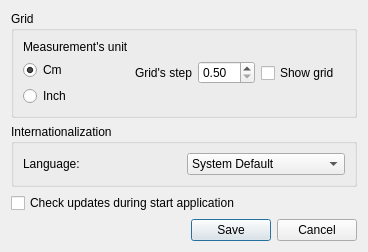
<?xml version="1.0" encoding="UTF-8"?>
<ui version="4.0">
 <class>SettingDlg</class>
 <widget class="QDialog" name="SettingDlg">
  <property name="geometry">
   <rect>
    <x>0</x>
    <y>0</y>
    <width>368</width>
    <height>228</height>
   </rect>
  </property>
  <property name="windowTitle">
   <string>Settings</string>
  </property>
  <property name="windowIcon">
   <iconset resource="images.qrc">
    <normaloff>:/new/prefix1/images/setting.png</normaloff>:/new/prefix1/images/setting.png</iconset>
  </property>
  <layout class="QVBoxLayout" name="verticalLayout">
   <item>
    <widget class="QGroupBox" name="groupBox">
     <property name="title">
      <string>Grid</string>
     </property>
     <layout class="QHBoxLayout" name="horizontalLayout_3">
      <item>
       <layout class="QVBoxLayout" name="verticalLayout_2">
        <item>
         <widget class="QLabel" name="label_2">
          <property name="text">
           <string>Measurement's unit</string>
          </property>
         </widget>
        </item>
        <item>
         <widget class="QRadioButton" name="rbCm">
          <property name="enabled">
           <bool>true</bool>
          </property>
          <property name="text">
           <string>Cm</string>
          </property>
          <property name="checked">
           <bool>true</bool>
          </property>
         </widget>
        </item>
        <item>
         <widget class="QRadioButton" name="rbInch">
          <property name="enabled">
           <bool>true</bool>
          </property>
          <property name="text">
           <string>Inch</string>
          </property>
         </widget>
        </item>
       </layout>
      </item>
      <item>
       <layout class="QHBoxLayout" name="horizontalLayout_2">
        <item>
         <widget class="QLabel" name="label">
          <property name="text">
           <string>Grid's step</string>
          </property>
         </widget>
        </item>
        <item>
         <widget class="QDoubleSpinBox" name="dsp1">
          <property name="minimum">
           <double>0.500000000000000</double>
          </property>
          <property name="singleStep">
           <double>0.100000000000000</double>
          </property>
         </widget>
        </item>
       </layout>
      </item>
      <item>
       <widget class="QCheckBox" name="chShowGrid">
        <property name="text">
         <string>Show grid</string>
        </property>
       </widget>
      </item>
     </layout>
    </widget>
   </item>
   <item>
    <widget class="QGroupBox" name="groupBox_2">
     <property name="title">
      <string>Internationalization</string>
     </property>
     <layout class="QVBoxLayout" name="verticalLayout_3">
      <item>
       <layout class="QHBoxLayout" name="horizontalLayout_4">
        <item>
         <widget class="QLabel" name="lblLanguage">
          <property name="text">
           <string>Language:</string>
          </property>
         </widget>
        </item>
        <item>
         <widget class="QComboBox" name="cmbLanguage">
          <item>
           <property name="text">
            <string>System Default</string>
           </property>
          </item>
          <item>
           <property name="text">
            <string>Arabic عربي</string>
           </property>
          </item>
          <item>
           <property name="text">
            <string>American English</string>
           </property>
          </item>
          <item>
           <property name="text">
            <string>Chinese</string>
           </property>
          </item>
          <item>
           <property name="text">
            <string>Dutch</string>
           </property>
          </item>
          <item>
           <property name="text">
            <string>French</string>
           </property>
          </item>
          <item>
           <property name="text">
            <string>Georgian ქართული</string>
           </property>
          </item>
          <item>
           <property name="text">
            <string>German</string>
           </property>
          </item>
          <item>
           <property name="text">
            <string>Portuguese</string>
           </property>
          </item>
          <item>
           <property name="text">
            <string>Russian Русский</string>
           </property>
          </item>
          <item>
           <property name="text">
            <string>Serbian</string>
           </property>
          </item>
          <item>
           <property name="text">
            <string>Serbian Latin</string>
           </property>
          </item>
          <item>
           <property name="text">
            <string>Spanish</string>
           </property>
          </item>
          <item>
           <property name="text">
            <string>Tamil தமிழ்</string>
           </property>
          </item>
          <item>
           <property name="text">
            <string>Ukraine Український</string>
           </property>
          </item>
         </widget>
        </item>
       </layout>
      </item>
     </layout>
    </widget>
   </item>
   <item>
    <widget class="QCheckBox" name="chkUpdates">
     <property name="text">
      <string>Check updates during start application</string>
     </property>
    </widget>
   </item>
   <item>
    <layout class="QHBoxLayout" name="horizontalLayout">
     <item>
      <spacer name="horizontalSpacer">
       <property name="orientation">
        <enum>Qt::Horizontal</enum>
       </property>
       <property name="sizeHint" stdset="0">
        <size>
         <width>40</width>
         <height>20</height>
        </size>
       </property>
      </spacer>
     </item>
     <item>
      <widget class="QPushButton" name="btnSave">
       <property name="text">
        <string>Save</string>
       </property>
      </widget>
     </item>
     <item>
      <widget class="QPushButton" name="btnCancel">
       <property name="text">
        <string>Cancel</string>
       </property>
      </widget>
     </item>
    </layout>
   </item>
  </layout>
 </widget>
 <resources>
  <include location="images.qrc"/>
 </resources>
 <connections>
  <connection>
   <sender>btnCancel</sender>
   <signal>clicked()</signal>
   <receiver>SettingDlg</receiver>
   <slot>reject()</slot>
   <hints>
    <hint type="sourcelabel">
     <x>175</x>
     <y>272</y>
    </hint>
    <hint type="destinationlabel">
     <x>199</x>
     <y>149</y>
    </hint>
   </hints>
  </connection>
  <connection>
   <sender>btnSave</sender>
   <signal>clicked()</signal>
   <receiver>SettingDlg</receiver>
   <slot>accept()</slot>
   <hints>
    <hint type="sourcelabel">
     <x>94</x>
     <y>272</y>
    </hint>
    <hint type="destinationlabel">
     <x>199</x>
     <y>149</y>
    </hint>
   </hints>
  </connection>
 </connections>
</ui>
